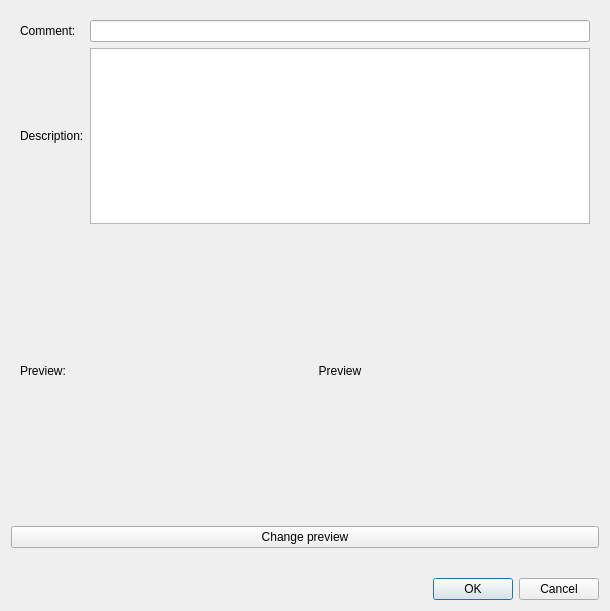
<?xml version="1.0" encoding="UTF-8"?>
<ui version="4.0">
 <class>dlg_SaveComment</class>
 <widget class="QDialog" name="dlg_SaveComment">
  <property name="geometry">
   <rect>
    <x>0</x>
    <y>0</y>
    <width>599</width>
    <height>611</height>
   </rect>
  </property>
  <property name="windowTitle">
   <string>Save with Comment</string>
  </property>
  <layout class="QVBoxLayout" name="verticalLayout">
   <item>
    <widget class="QWidget" name="w_details" native="true">
     <layout class="QGridLayout" name="gridLayout">
      <item row="4" column="1">
       <widget class="QLabel" name="l_preview">
        <property name="minimumSize">
         <size>
          <width>500</width>
          <height>281</height>
         </size>
        </property>
        <property name="text">
         <string>Preview</string>
        </property>
        <property name="alignment">
         <set>Qt::AlignCenter</set>
        </property>
       </widget>
      </item>
      <item row="4" column="0">
       <widget class="QLabel" name="label">
        <property name="text">
         <string>Preview:</string>
        </property>
       </widget>
      </item>
      <item row="0" column="0">
       <widget class="QLabel" name="l_comment">
        <property name="text">
         <string>Comment:</string>
        </property>
       </widget>
      </item>
      <item row="0" column="1">
       <widget class="QLineEdit" name="e_comment"/>
      </item>
      <item row="2" column="0">
       <widget class="QLabel" name="label_2">
        <property name="text">
         <string>Description:</string>
        </property>
       </widget>
      </item>
      <item row="2" column="1">
       <widget class="QTextEdit" name="e_description"/>
      </item>
     </layout>
    </widget>
   </item>
   <item>
    <widget class="QPushButton" name="b_changePreview">
     <property name="text">
      <string>Change preview</string>
     </property>
    </widget>
   </item>
   <item>
    <spacer name="verticalSpacer">
     <property name="orientation">
      <enum>Qt::Vertical</enum>
     </property>
     <property name="sizeHint" stdset="0">
      <size>
       <width>20</width>
       <height>40</height>
      </size>
     </property>
    </spacer>
   </item>
   <item>
    <widget class="QDialogButtonBox" name="buttonBox">
     <property name="orientation">
      <enum>Qt::Horizontal</enum>
     </property>
     <property name="standardButtons">
      <set>QDialogButtonBox::Cancel|QDialogButtonBox::Ok</set>
     </property>
     <property name="centerButtons">
      <bool>false</bool>
     </property>
    </widget>
   </item>
  </layout>
 </widget>
 <tabstops>
  <tabstop>e_comment</tabstop>
  <tabstop>e_description</tabstop>
 </tabstops>
 <resources/>
 <connections>
  <connection>
   <sender>buttonBox</sender>
   <signal>accepted()</signal>
   <receiver>dlg_SaveComment</receiver>
   <slot>accept()</slot>
   <hints>
    <hint type="sourcelabel">
     <x>248</x>
     <y>254</y>
    </hint>
    <hint type="destinationlabel">
     <x>157</x>
     <y>274</y>
    </hint>
   </hints>
  </connection>
  <connection>
   <sender>buttonBox</sender>
   <signal>rejected()</signal>
   <receiver>dlg_SaveComment</receiver>
   <slot>reject()</slot>
   <hints>
    <hint type="sourcelabel">
     <x>316</x>
     <y>260</y>
    </hint>
    <hint type="destinationlabel">
     <x>286</x>
     <y>274</y>
    </hint>
   </hints>
  </connection>
 </connections>
</ui>
